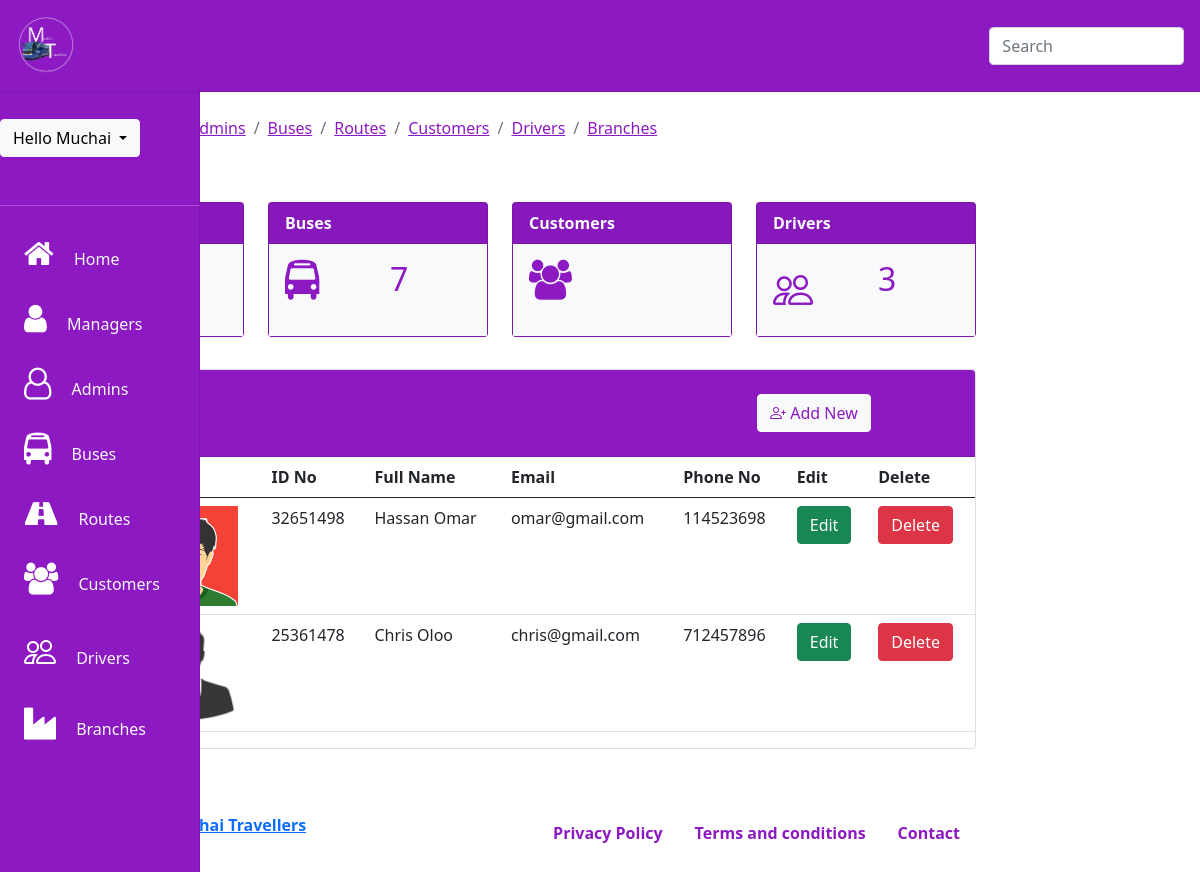
Page /super_admin/managers.php (signed in) on the committed database.
### tables this page shows
CREATE TABLE `managers` (
  `id` int(11) NOT NULL,
  `branch` varchar(100) NOT NULL,
  `photo` varchar(100) NOT NULL,
  `idno` int(20) NOT NULL,
  `fullname` varchar(100) NOT NULL,
  `email` varchar(100) NOT NULL,
  `phone` int(20) NOT NULL
);

### super_admin/partials/i_managers.php (the view, shortened to what this page needs)
<?php
 $sql ="SELECT *FROM managers
  ORDER BY id";
   $query =$con->query($sql);
   WHILE($row=$query->fetch_assoc())
   {
       ?>
<tr>
    <td><?php echo $row['branch'];?></td>
    <td>
    </td>
    <td><?php echo $row['idno'];?></td>
    <td><?php echo $row['fullname'];?></td>
    <td><?php echo $row['email'];?></td>
    <td><?php echo $row['phone'];?></td>
    <form action="partials/updatedata.php" Method="POST">
        <th><input type="submit" name="edit" class="btn btn-success" data-target="#addnew" value="Edit"></th>
    </form>
    <form action="partials/delete.php" Method="POST">
        <th><input type="submit" name="delete" class="btn btn-danger" value="Delete"></th>
    </form>
</tr>
<?php
                }
                ?>

### rows in the picture
managers: idno "32651498", fullname "Hassan Omar", email "omar@gmail.com", phone "114523698"
managers: idno "25361478", fullname "Chris Oloo", email "chris@gmail.com", phone "712457896"

### other values in the picture
$_SESSION['username'] "Muchai"
$row "7"
$row "3"
